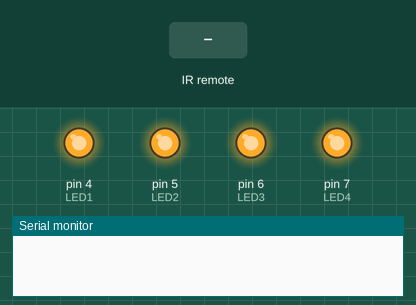
Recording of a sketch running on a simulated Arduino Uno, built with avr-gcc and run on an emulated ATmega328P. Shown: output pins drawn as LEDs (lit = HIGH), the last lines printed to the serial monitor. Inputs (shaded band) come from the test bench.

Above: at 1.2 s.
1.3 s: infrared code 0x1FE50AF received
At 2.5 s:
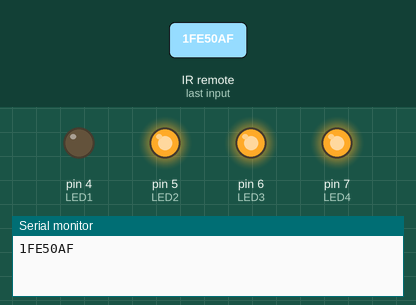
2.8 s: infrared code 0x1FED827 received
At 3.9 s:
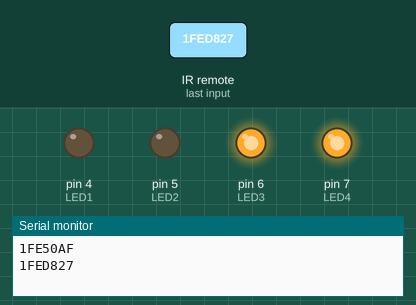
4.3 s: infrared code 0x1FEF807 received
At 5.0 s:
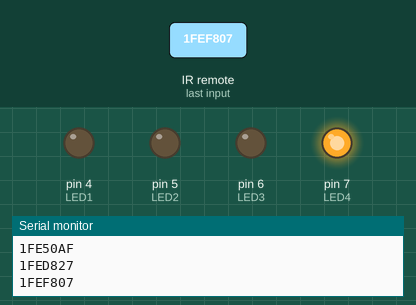
5.8 s: infrared code 0x1FE30CF received
At 6.2 s:
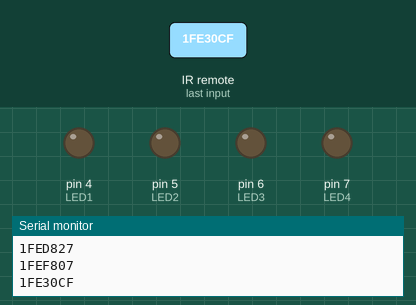
7.3 s: infrared code 0x1FE50AF received
At 8.5 s:
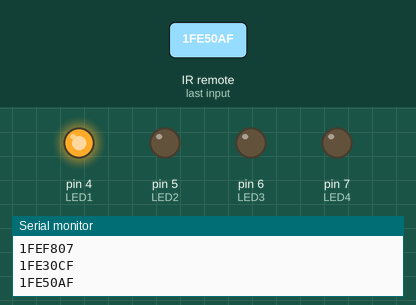
8.8 s: infrared code 0x1FED827 received
At 9.6 s:
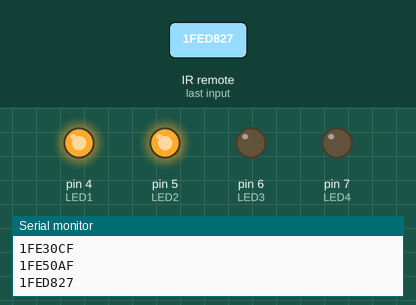
Timing chart, 0 to 11.3 s (numbered marks = the images above; inputs shaded):
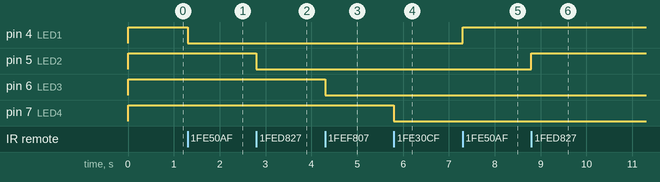

Measured:
- after the input at 1.3 s, pin 4 (LED1): HIGH → LOW at once
- after the input at 2.8 s, pin 5 (LED2): HIGH → LOW at once
- after the input at 4.3 s, pin 6 (LED3): HIGH → LOW at once
- after the input at 5.8 s, pin 7 (LED4): HIGH → LOW at once
- after the input at 7.3 s, pin 4 (LED1): LOW → HIGH at once
- after the input at 8.8 s, pin 5 (LED2): LOW → HIGH at once

The sketch:

Project_IR.ino
```cpp
// Code written by Nikhil. Language- C++
// Science Project
// Topic- Home Automation
// GitHub Repository- https://github.com/Nikhil-186/IR_Home_Automation

#include <IRremote.h>

#define code1 0x1FE50AF // Code for 1st Button
#define code2 0x1FED827 // Code for 2nd Button
#define code3 0x1FEF807 // Code for 3rd Button
#define code4 0x1FE30CF // Code for 4th Button
#define code5 0x1FE30CF // Code for 4th Button

int LED1 = 4;    // Pin for 1st Relay/Appliance
int LED2 = 5;   // Pin for 2nd Relay/Appliance
int LED3 = 6;   // Pin for 3rd Relay/Appliance
int LED4 = 7;   // Pin for 4th Relay/Appliance

IRrecv irrecv(11);  // IR Sensor connected to pin 11
decode_results results;

void setup() {
  Serial.begin(9600); // Serial Baud Rate 9600

  pinMode(LED1, OUTPUT);
  pinMode(LED2, OUTPUT);
  pinMode(LED3, OUTPUT);
  pinMode(LED4, OUTPUT);

  digitalWrite(LED1, 1); // Initially turns off all Relay
  digitalWrite(LED2, 1);
  digitalWrite(LED3, 1);
  digitalWrite(LED4, 1);

  irrecv.enableIRIn(); // Enable the IR Reciever
}

void loop() {
  if (irrecv.decode(&results)) {
    Serial.println(results.value, HEX); // Prints the recieved IR HEX Code

    if (results.value == code1) {  // Button for LED1
      digitalWrite(LED1, !digitalRead(LED1));  // Toggle LED1
    }
    else if (results.value == code2) {  // Button for LED2
      digitalWrite(LED2, !digitalRead(LED2));  // Toggle LED2
    }
    else if (results.value == code3) {  // Button for LED3
      digitalWrite(LED3, !digitalRead(LED3));  // Toggle LED3
    }
    else if(results.value == code4) {  // Button for LED4
      digitalWrite(LED4, !digitalRead(LED4));  // Toggle LED4
    }

    else if(results.value == code5) { // Turns off All Relays
      digitalWrite(LED1, 0);
      digitalWrite(LED2, 0);
      digitalWrite(LED3, 0);
      digitalWrite(LED4, 0);
    }

    irrecv.resume();  // receive the next value
  }
}
```
